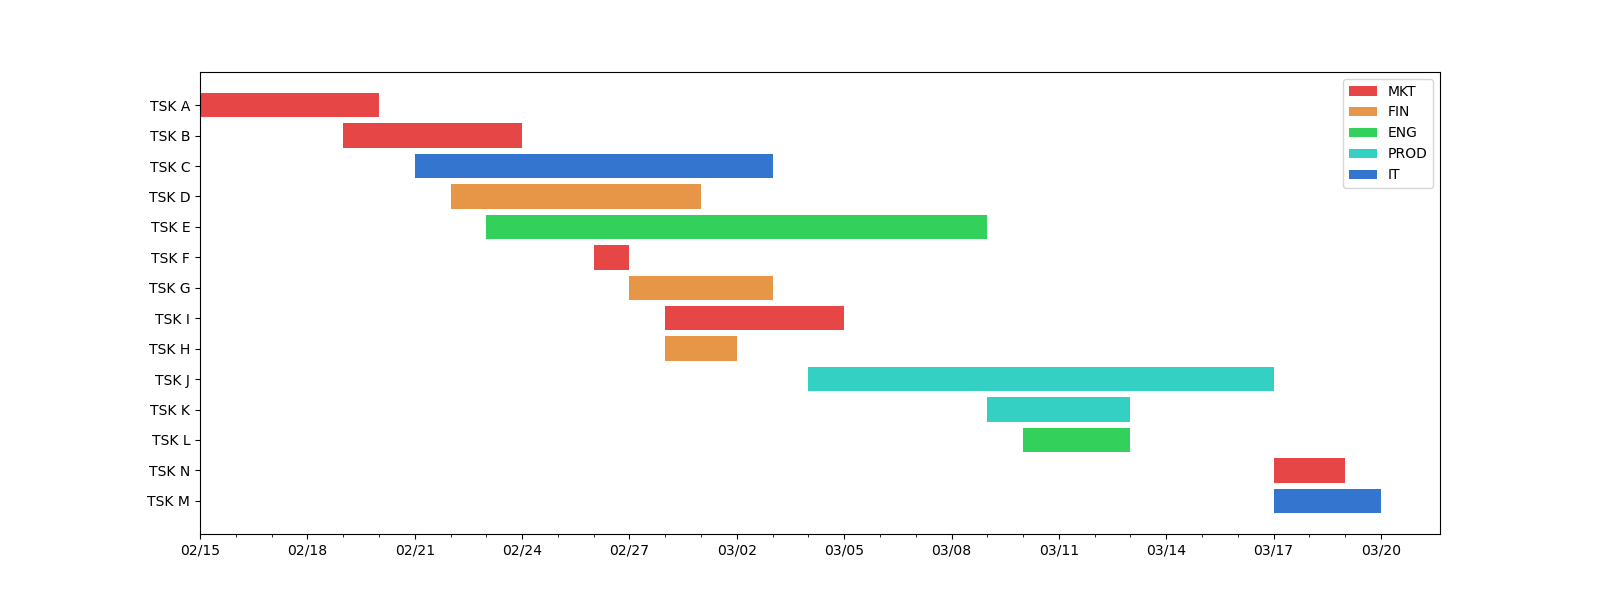

Write the Python code that produced this figure.
import pandas as pd
import numpy as np
import matplotlib.pyplot as plt
from matplotlib.patches import Patch
from pandas import Timestamp

##### DATA #####
data = {'Task': {0: 'TSK M',
                 1: 'TSK N',
                 2: 'TSK L',
                 3: 'TSK K',
                 4: 'TSK J',
                 5: 'TSK H',
                 6: 'TSK I',
                 7: 'TSK G',
                 8: 'TSK F',
                 9: 'TSK E',
                 10: 'TSK D',
                 11: 'TSK C',
                 12: 'TSK B',
                 13: 'TSK A'},

        'Department': {0: 'IT',
                       1: 'MKT',
                       2: 'ENG',
                       3: 'PROD',
                       4: 'PROD',
                       5: 'FIN',
                       6: 'MKT',
                       7: 'FIN',
                       8: 'MKT',
                       9: 'ENG',
                       10: 'FIN',
                       11: 'IT',
                       12: 'MKT',
                       13: 'MKT'},

        'Start': {0: Timestamp('2022-03-17 00:00:00'),
                  1: Timestamp('2022-03-17 00:00:00'),
                  2: Timestamp('2022-03-10 00:00:00'),
                  3: Timestamp('2022-03-09 00:00:00'),
                  4: Timestamp('2022-03-04 00:00:00'),
                  5: Timestamp('2022-02-28 00:00:00'),
                  6: Timestamp('2022-02-28 00:00:00'),
                  7: Timestamp('2022-02-27 00:00:00'),
                  8: Timestamp('2022-02-26 00:00:00'),
                  9: Timestamp('2022-02-23 00:00:00'),
                  10: Timestamp('2022-02-22 00:00:00'),
                  11: Timestamp('2022-02-21 00:00:00'),
                  12: Timestamp('2022-02-19 00:00:00'),
                  13: Timestamp('2022-02-15 00:00:00')},

        'End': {0: Timestamp('2022-03-20 00:00:00'),
                1: Timestamp('2022-03-19 00:00:00'),
                2: Timestamp('2022-03-13 00:00:00'),
                3: Timestamp('2022-03-13 00:00:00'),
                4: Timestamp('2022-03-17 00:00:00'),
                5: Timestamp('2022-03-02 00:00:00'),
                6: Timestamp('2022-03-05 00:00:00'),
                7: Timestamp('2022-03-03 00:00:00'),
                8: Timestamp('2022-02-27 00:00:00'),
                9: Timestamp('2022-03-09 00:00:00'),
                10: Timestamp('2022-03-01 00:00:00'),
                11: Timestamp('2022-03-03 00:00:00'),
                12: Timestamp('2022-02-24 00:00:00'),
                13: Timestamp('2022-02-20 00:00:00')},

        'Completion': {0: 0.0,
                       1: 0.0,
                       2: 0.0,
                       3: 0.0,
                       4: 0.0,
                       5: 1.0,
                       6: 0.4,
                       7: 0.7,
                       8: 1.0,
                       9: 0.5,
                       10: 1.0,
                       11: 0.9,
                       12: 1.0,
                       13: 1.0}}

##### DATA PREP #####
df = pd.DataFrame(data)

# project start date
proj_start = df.Start.min()

# number of days from project start to task start
df['start_num'] = (df.Start - proj_start).dt.days

# number of days from project start to end of tasks
df['end_num'] = (df.End - proj_start).dt.days

# days between start and end of each task
df['days_start_to_end'] = df.end_num - df.start_num


# create a column with the color for each department
def color(row):
    c_dict = {'MKT': '#E64646', 'FIN': '#E69646', 'ENG': '#34D05C', 'PROD': '#34D0C3', 'IT': '#3475D0'}
    return c_dict[row['Department']]


df['color'] = df.apply(color, axis=1)


from matplotlib.patches import Patch
fig, ax = plt.subplots(1, figsize=(16,6))
ax.barh(df.Task, df.days_start_to_end, left=df.start_num, color=df.color)
##### LEGENDS #####
c_dict = {'MKT':'#E64646', 'FIN':'#E69646', 'ENG':'#34D05C',
          'PROD':'#34D0C3', 'IT':'#3475D0'}
legend_elements = [Patch(facecolor=c_dict[i], label=i)  for i in c_dict]
plt.legend(handles=legend_elements)
##### TICKS #####
xticks = np.arange(0, df.end_num.max()+1, 3)
xticks_labels = pd.date_range(proj_start, end=df.End.max()).strftime("%m/%d")
xticks_minor = np.arange(0, df.end_num.max()+1, 1)
ax.set_xticks(xticks)
ax.set_xticks(xticks_minor, minor=True)
ax.set_xticklabels(xticks_labels[::3])
plt.show()
